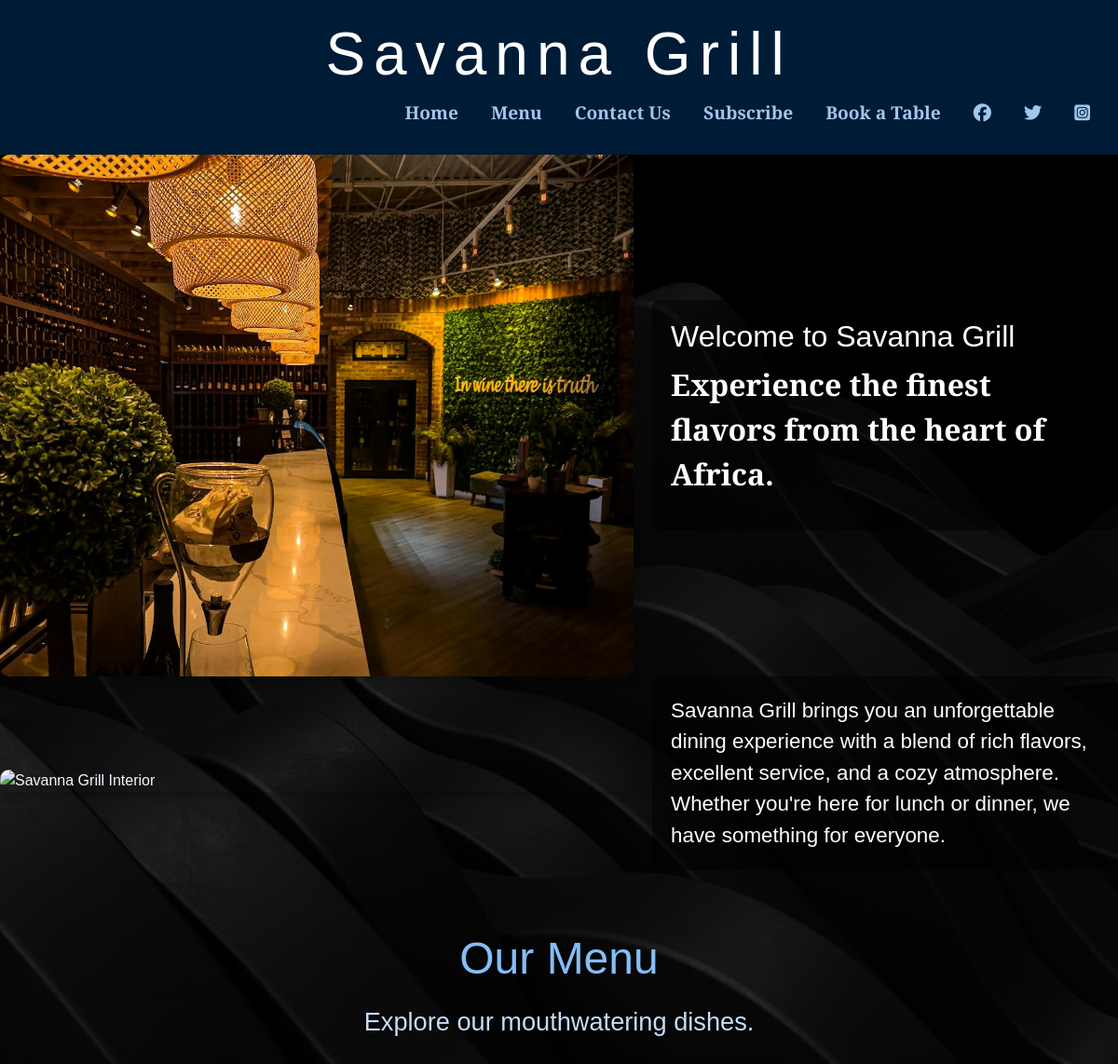
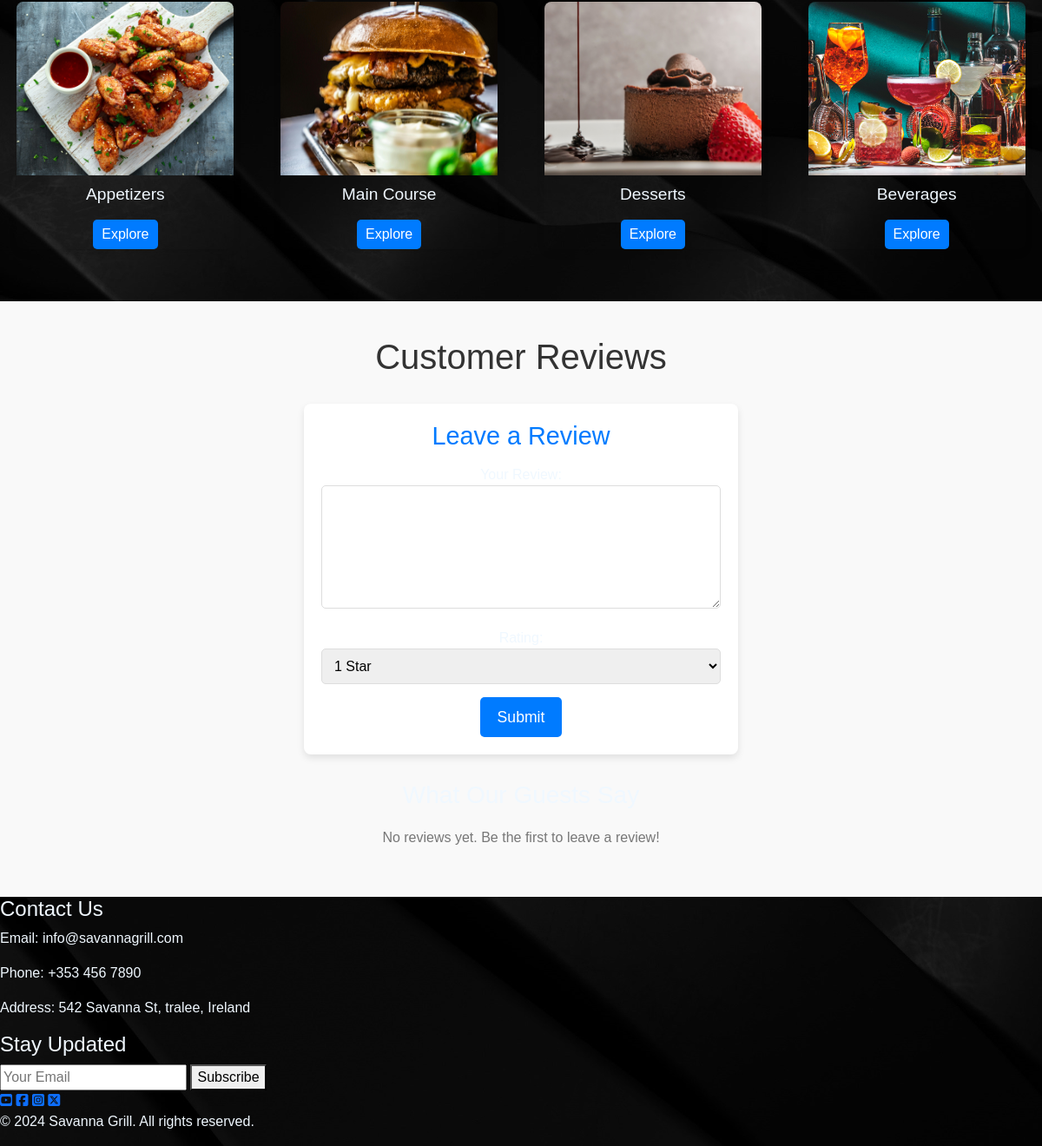
The app's page /menu/ with its own data (2 pictures, top to bottom).
### menu/models.py (models this page shows, shortened)
class Category(models.Model):
    name = models.CharField(max_length=100, choices=CATEGORY_CHOICES)
    image = models.ImageField(upload_to='category_images/', null=True, blank=True)
    description = models.TextField(blank=True, null=True)

### menu/views.py (the view)
# urls.py: path('', views.menu_view, name='menu_view'),  # Displays all categories
def menu_view(request):
    categories = Category.objects.all()
    return render(request, 'menu/menu_list.html', {'categories': categories})

### templates/menu/menu_list.html (shortened to what this page needs)
{% extends "base.html" %}

### templates/base.html (shortened to what this page needs)
{% load static %}
<!DOCTYPE html>
<html lang="en">
<head>
    <link href="https://cdn.jsdelivr.net/npm/bootstrap@5.3.3/dist/css/bootstrap.min.css" rel="stylesheet"
>
    <link rel="stylesheet" href="https://cdnjs.cloudflare.com/ajax/libs/font-awesome/5.15.4/css/all.min.css">
    <link rel="stylesheet" href="{% static 'css/style.css' %}">
</head>
<body>
    <header>
        <div class="logo">
            <h1>Savanna Grill</h1>
        </div>
        <nav>
            <a href="/">Home</a>
            <a href="/menu">Menu</a>
            <a href="/contact">Contact Us</a>
            <a href="#subscribe">Subscribe</a>
            <a href="/book-table">Book a Table</a>
            <a href="https://facebook.com" target="_blank"><i class="fa-brands fa-facebook"></i></a>
            <a href="https://twitter.com" target="_blank"><i class="fa-brands fa-twitter"></i></a>
            <a href="https://instagram.com" target="_blank"><i class="fa-brands fa-square-instagram"></i></a>
        </nav>
    </header>
    <main>
        <section class="hero">
            <img src="{% static 'images/design.jpg' %}" alt="Savanna Grill">
            <div class="hero-text">
                <h2>Welcome to Savanna Grill</h2>
                <p>Experience the finest flavors from the heart of Africa.</p>
            </div>
        </section>
        <section class="about">
            <img src="{% static 'images/about.jpg' %}" alt="Savanna Grill Interior">
            <p>
                Savanna Grill brings you an unforgettable dining experience with a blend of rich flavors, excellent
                service, and a cozy atmosphere. Whether you're here for lunch or dinner, we have something for everyone.
            </p>
        </section>
        <section class="menu-preview">
            <h2>Our Menu</h2>
            <p>Explore our mouthwatering dishes.</p>
            <div class="category-cards">
                {% for category in categories %}
                <div class="category-card">
                    <img src="{{ category.image.url }}" alt="{{ category.name }}">
                    <h3>{{ category.name }}</h3>
                    <a href="{% url 'category_view' category.id %}">Explore</a>
                </div>
                {% endfor %}
            </div>
        </section>
        <section class="reviews">
            <h2>Customer Reviews</h2>
            <div class="review-form">
                <h3>Leave a Review</h3>
                <form action="{% url 'submit_review' %}" method="POST">
                    <label for="review">Your Review:</label>
                    <textarea name="review" id="review" rows="5" required></textarea>
                    <label for="rating">Rating:</label>
                    <select name="rating" id="rating" required>
                        <option value="1">1 Star</option>
                    </select>
                    <button type="submit">Submit</button>
                </form>
            </div>
            <div class="review-list">
                <h3>What Our Guests Say</h3>
                {% for review in reviews %}
                <div class="review-item">
                    <p>"{{ review.text }}"</p>
                    <p>- {{ review.user_name }} ({{ review.rating }} Stars)</p>
                </div>
                {% empty %}
                <p>No reviews yet. Be the first to leave a review!</p>
                {% endfor %}
            </div>
        </section>
    </main>
    <footer>
        <div class="footer-content">
            <div class="footer-contact">
                <h4>Contact Us</h4>
                <p>Email: info@savannagrill.com</p>
                <p>Phone: +353 456 7890</p>
                <p>Address: 542 Savanna St, tralee, Ireland</p>
            </div>
            <div class="footer-subscribe">
                <h4>Stay Updated</h4>
                <form action="/subscribe" method="POST">
                    <input type="email" name="email" placeholder="Your Email" required>
                    <button type="submit">Subscribe</button>
                </form>
            </div>
            <div class="footer-social">
                <a href="https://youtube.com/" target="_blank" rel="noopener"
                    aria-label="Go to our Youtube page (opens in a new tab)">
                    <i class="fa-brands fa-square-youtube"></i></a>
                <a href="https://www.facebook.com/" target="_blank" rel="noopener"
                    aria-label="Go to our Facebook page (opens in a new tab)">
                    <i class="fa-brands fa-square-facebook"></i></a>
                <a href="https://instagram.com/" target="_blank" rel="noopener"
                    aria-label="Go to our Instagram page (opens in a new tab)">
                    <i class="fa-brands fa-square-instagram"></i></a>
                <a href="https://twitter.com/" target="_blank" rel="noopener"
                    aria-label="Go to our Twitter page (opens in a new tab)">
                    <i class="fa-brands fa-square-x-twitter"></i></a>
            </div>
        </div>
        <p>&copy; 2024 Savanna Grill. All rights reserved.</p>
    </footer>
</body>
</html>

### static/css/style.css (style rules this page uses)
body { font-family: 'Playfair', sans-serif; background-image: url('/static/images/wallpaper1.jpg'); background-size: cover; background-position: center center; color: #f0f8ff; margin: 0; padding: 0; }
header { background-color: #001b36; padding: 20px 0; }
header .logo h1 { color: #fff; text-align: center; letter-spacing: 9px; font-size: 4rem; margin: 0; }
header nav { display: flex; justify-content: flex-end; align-items: center; gap: 15px; padding: 10px 20px; }
header nav a { color: #a1c6ea; margin: 0 10px; text-decoration: none; font-weight: bold; font-size: 1.2rem; transition: color 0.3s ease; }
.hero { display: flex; align-items: center; gap: 20px; }
.hero .hero-text { flex: 1; color: #fff; font-size: 2rem; font-weight: bold; padding: 20px; text-align: left; background-color: rgba(0, 0, 0, 0.5); border-radius: 8px; max-width: 500px; }
.hero img { flex: 1; max-width: 70%; max-height: 70vh; object-fit: cover; border-radius: 10px; box-shadow: 0 4px 8px rgba(0, 0, 0, 0.2); }
.about { display: flex; align-items: center; gap: 20px; }
.about p { flex: 1; font-size: 1.4rem; color: #fff; background-color: rgba(0, 0, 0, 0.5); padding: 20px; border-radius: 8px; max-width: 500px; text-align: left; }
.about img { flex: 1; max-width: 70%; max-height: 70vh; object-fit: cover; border-radius: 10px; box-shadow: 0 4px 8px rgba(0, 0, 0, 0.2); }
.menu-preview { padding: 50px 0; text-align: center; }
.menu-preview h2 { color: #84bef7; font-size: 3rem; margin-bottom: 20px; }
.menu-preview p { color: #c5ddf7; font-size: 1.7rem; }
.category-cards { display: flex; justify-content: space-around; flex-wrap: wrap; gap: 15px; }
.category-card { flex: 1; min-width: 220px; max-width: 250px; margin: 10px 0; text-align: center; border-radius: 8px; box-shadow: 0 4px 8px rgba(0, 0, 0, 0.1); }
.category-card img { width: 100%; height: 200px; object-fit: cover; border-top-left-radius: 8px; border-top-right-radius: 8px; }
.category-card h3 { font-size: 1.2rem; margin-top: 10px; }
.category-card a { display: inline-block; margin-top: 10px; padding: 5px 10px; background-color: #007BFF; color: white; text-decoration: none; border-radius: 5px; }
.reviews { padding: 40px 0; background-color: #f9f9f9; text-align: center; }
.reviews h2 { font-size: 2.5rem; color: #333; margin-bottom: 30px; }
.review-form { background-color: white; padding: 20px; border-radius: 8px; box-shadow: 0 4px 8px rgba(0, 0, 0, 0.1); max-width: 500px; margin: 0 auto 30px; }
.review-form h3 { font-size: 1.8rem; color: #007bff; margin-bottom: 15px; }
.review-form textarea { width: 100%; padding: 10px; border: 1px solid #ddd; border-radius: 5px; margin-bottom: 15px; font-size: 1rem; resize: vertical; }
.review-form select { width: 100%; padding: 10px; border: 1px solid #ddd; border-radius: 5px; margin-bottom: 15px; font-size: 1rem; }
.review-form button { background-color: #007bff; color: white; padding: 10px 20px; border: none; border-radius: 5px; cursor: pointer; font-size: 1.1rem; }
.review-list { margin-top: 40px; max-width: 900px; margin: 0 auto; }
.review-list p { font-size: 1rem; color: #777; margin-top: 20px; }

### records on screen
Category: image (picture), name "Appetizers"
Category: image (picture), name "Main Course"
Category: image (picture), name "Desserts"
Category: image (picture), name "Beverages"
